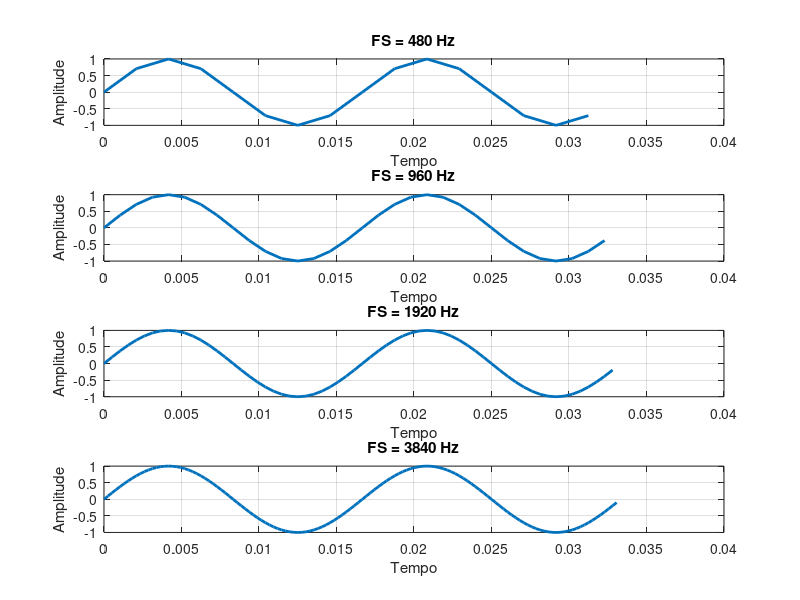

The MATLAB source for this figure:
clear;
close all;
clc;

P = 2; %Períodos dos sinal
A = 1; %Amplitude do sinal
fund_freq = 60; %Frequência fundamental do sinal

%Vetor de frequências de amostragem
sample_freqs = [480 960 1920 3840];

%Calcula o tempo total de amostragem do sinal
total_time = 1/fund_freq * P;

%Inicializa uma figura
figure

%Percorre todas as frequências de amostragem definidas no vetor
for i = 1:length(sample_freqs)
    sf = sample_freqs(i);

    %Vetor que contém as timestamps
    %Formato vetor = inicio:passo:fim ou inicio:fim com passo 1
    %Neste caso, o vetor começa em zero e vai até o último timestamp, com
    %passo 1, logo, dividimos o passo por sf pra ter o timestamp discreto em
    %segundos
    disc_t = (0:(total_time * sf) - 1) / sf;

    %Sinal discretizado
    sinal = A * sin (2 * pi * fund_freq * disc_t);

    %Plota os gráficos um abaixo do outro, para cada frequência de
    %amostragem
    subplot(length(sample_freqs),1,i)
    plot(disc_t,sinal,'lineWidth',2);
    xlabel('Tempo');
    ylabel('Amplitude');
    title(sprintf('FS = %d Hz',sf))
    grid on;
end
